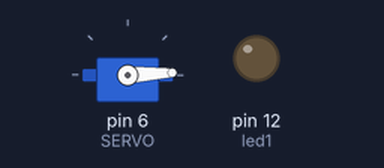
Recording of a sketch running on a simulated Arduino Uno, built with avr-gcc and run on an emulated ATmega328P. Parts: servo, output pins drawn as LEDs (lit = HIGH).

Above: at 0.05 s.
At 0.9 s:
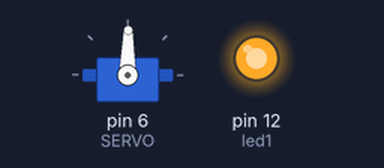
At 1.75 s:
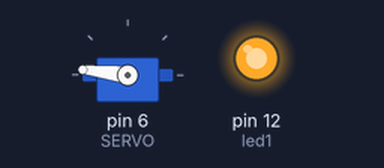
At 3.45 s:
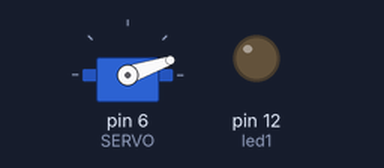
Timing chart, 0 to 8.4 s (numbered marks = the images above):
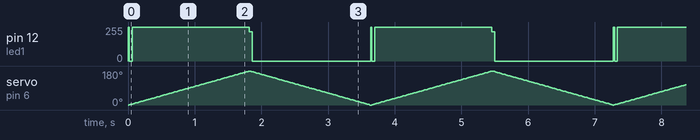

The sketch:

arduino02.ino
```cpp
#include <Servo.h>

#define SERVO 6 // Porta Digital 6 PMW

Servo s; // Variável Servo
int pos; // Posição Servo
const int led1 = 12;

void setup ()
{
  s.attach (SERVO);
  Serial.begin(9600);
  s.write(0); // Inicia motor posição zero
  pinMode(led1, OUTPUT);
}

void loop()
{
  for(pos = 0; pos < 180; pos++) // grau da posição
{

  s.write(pos);
  digitalWrite(led1, HIGH);
  delay(10);
  digitalWrite(led1, LOW);
}

for(pos = 180; pos >= 0; pos--) // grau da posição
{
  s.write(pos);

  delay(10);

  }
}
```

Measured:
- by itself, pin 12 (led1): repeats every 3.6 s: 0/255 0.04 s, 254/255 1.8 s, 220/255 0.04 s, 0/255 1.8 s, 255/255 0.02 s
